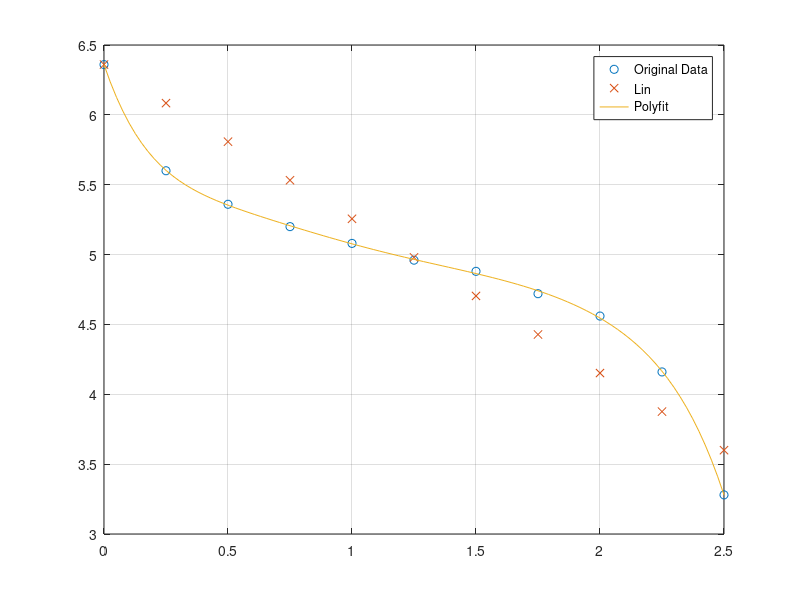
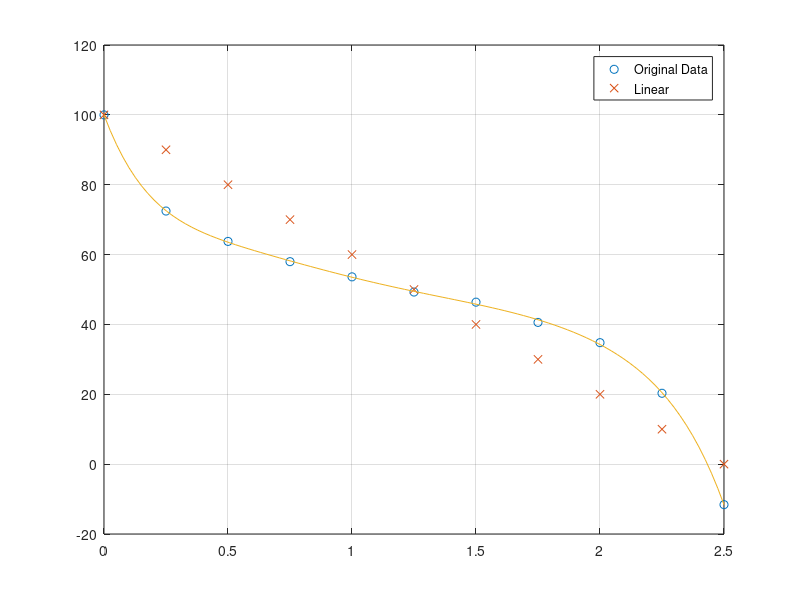
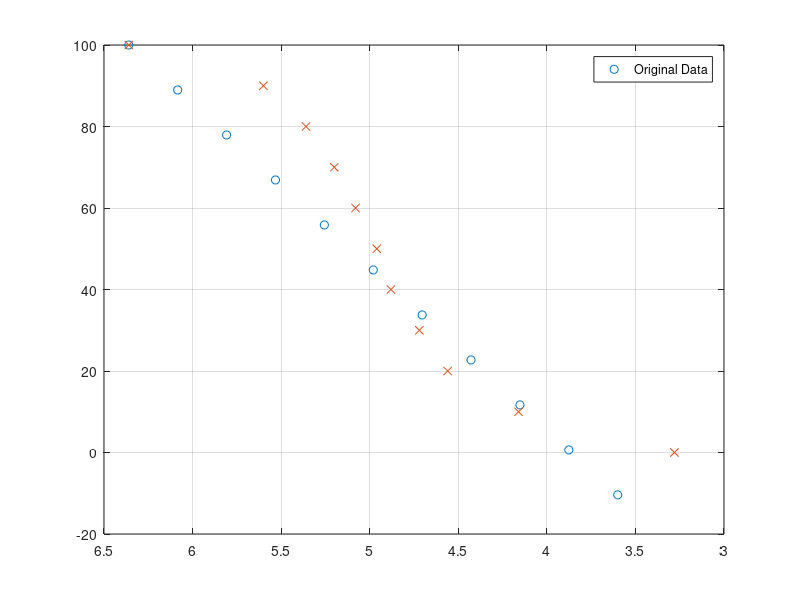

These charts were generated, in order, by the following MATLAB code:
% clc 
% x = [0 0.05 0.25 0.5 0.75 1 1.25 1.5 1.62 1.75 2 2.1 2.25 2.33 2.44 2.5 2.53];
% y = [1.59 1.5 1.4 1.34 1.3 1.28 1.24 1.22 1.2 1.18 1.13 1.1 1.04 1 0.9 0.82 0.7];
%  
% % 1.59    0
% % 1.5     0.05
% % 1.4     0.25
% % 1.34    0.5 
% % 1.3     0.75
% % 1.28    1
% % 1.24    1.25
% % 1.22    1.5
% % 1.2     1.62
% % 1.18    1.75
% % 1.13    2
% % 1.1     2.1
% % 1.04    2.25
% % 1       2.33
% % 0.9     2.44
% % 0.82    2.5
% % 0.7     2.53
% %xq = 0:pi/16:pi;
% intpol = interp1(x,y,'spline');
% plot(x,y,x,intpol)
clc
clf
%x = [0 0.05 0.25 0.5 0.75 1 1.25 1.5 1.62 1.75 2 2.1 2.25 2.33 2.44 2.5 2.53];
%y = [1.59 1.5 1.4 1.34 1.3 1.27 1.24 1.22 1.2 1.18 1.13 1.1 1.04 1 0.9 0.82 0.7];

x = [0 0.25 0.5 0.75 1 1.25 1.5 1.75 2 2.25 2.5];
y = 4*[1.59 1.4 1.34 1.3 1.27 1.24 1.22 1.18 1.14 1.04 0.82];

xq = 0:0.001:2.53; % Define the query points where you want to interpolate

intpol = interp1(x, y, xq, 'spline'); % Interpolate y values corresponding to xq

p = polyfit(x,y,7);
x_values = linspace(min(x), max(x), 100); % Generating x values for plotting the polynomial
y_fit = polyval(p, x_values); % Evaluating the polynomial at x_values
y_range = linspace(6.36,3.6,100);

x_lin = linspace(0,2.5,11);
y_lin = 4*linspace(1.59,0.9,11);

BatteryVoltage = y_lin

BatteryPercentage = (BatteryVoltage-3.6)/.0276
BatteryPercentage2 = (y-3.6)/.0276



y_per = (y_fit-3.6)/0.0276

x_per = 100*(1-((6.36-y_lin)/2.5))

x_perdata = 100*(((2.5-x)/2.5))

plot(x, y, 'o', x_lin, y_lin,'x',x_values, y_fit);
legend('Original Data','Lin','Polyfit');
grid on

figure (2);
plot(x,BatteryPercentage2,'o' ,x,BatteryPercentage,'x',x_values, y_per)
legend('Original Data','Linear');
grid on

figure (3);
plot(y_lin, x_per, 'o', y, x_perdata, 'x')
set (gca,'XDir','reverse'); 
legend('Original Data');
grid on

